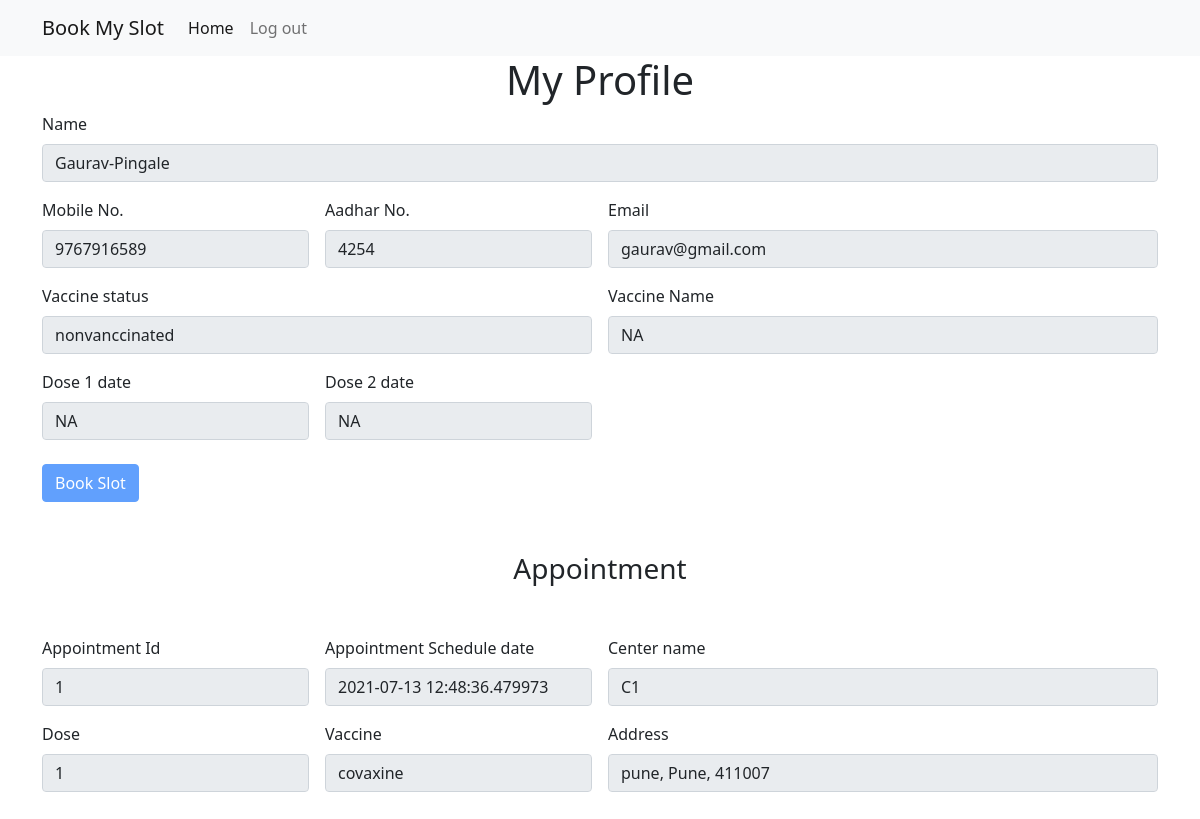
Before: /user_home (signed in) with the older database file.
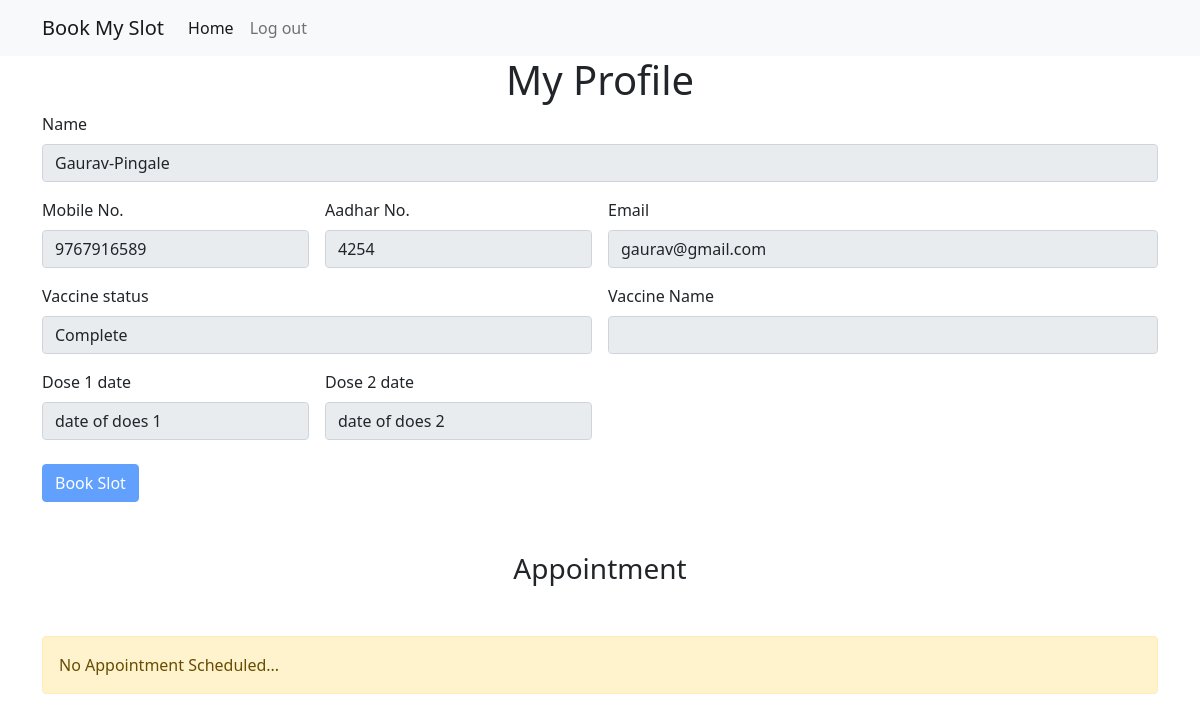
After: the same page with the newer database file.
### models.py (models this page shows)
class Bookings(db.Model):
    __tablename__= 'bookings'
    booking_id=db.Column(db.Integer, primary_key=True)
    user_id=db.Column(db.Integer,db.ForeignKey('users.id'))
    center_id=db.Column(db.Integer,db.ForeignKey('centers.center_id'))
    booking_date=db.Column(db.DateTime, default=datetime.datetime.utcnow())
    appointment_date=db.Column(db.DateTime, default=datetime.datetime.utcnow())

class Center(db.Model):
    __tablename__= 'centers'
    center_id=db.Column(db.Integer, primary_key=True)
    center_name=db.Column(db.String(100), nullable=False)
    city=db.Column(db.String(100), nullable=False)
    district=db.Column(db.String(100), nullable=False)
    pin_code=db.Column(db.String(100), nullable=False)
    capacity=db.Column(db.String(100),nullable=False)
    allocated_slots=db.Column(db.Integer, nullable=False)
    available_slots=db.Column(db.Integer, nullable=False)
    vaccine_type=db.Column(db.String(100),nullable=False)
    type=db.Column(db.String, nullable=False)

### routes.py (the view)
@app.route("/user_home")
@login_required
def user_home():
    user_profile_data = get_user_data(current_user.id)
    print("user_profile_data")
    print(user_profile_data)
    center_data={}
    user_appo_data=get_user_appo(current_user.id)
    if user_appo_data:
        center_data = get_center(user_appo_data['center_id'])
    msg = session.get("msg")
    session["msg"]=None
    return render_template('user_home.html',user_profile_data=user_profile_data,user_appo_data=user_appo_data,center_data=center_data,msg=msg)

### auth.py (called while the page is built)
@login_manager.user_loader
def load_user(user_id):
    user=session.get('user_cat')
    if user == "Staff":
        print("***************************************************")
        return Staff.query.get(user_id)
    else:
        return User.query.get(user_id)

### models.py (called while the page is built)
def get_user_data(user_id):
    result = User.query.get(user_id)
    user = user_schema.dump(result)
    return user

def get_user_appo(user_id):
    result = Bookings.query.filter_by(user_id=user_id).first()
    appo_data = booking_schema.dump(result)
    print("appo_data")
    print(appo_data)
    return appo_data

def get_center(center_id):
    result = Center.query.get(center_id)
    center = center_schema.dump(result)
    return center

### templates/user_home.html (shortened to what the changed rows need)
{% extends 'base.html' %}
{% block body %}
<div class="container profile-container">
    <h1 class="center-text">My Profile</h1>
    <form class="row g-3 " >
            {% set name = user_profile_data.first_name ~'-'~ user_profile_data.last_name%}
        <div class="col-md-6">
          <label for="vacc_status" class="form-label">Vaccine status</label>
          {% if user_profile_data.dose==0 %}
          {% set status = 'nonvanccinated' %}
          {% set vaccine_type = 'NA' %}
          {% set dose1 = 'NA' %}
          {% set dose2 = 'NA' %}
          {% elif user_profile_data.dose==1 %}
          {% set status = 'Partial' %}
          {% set vaccine_type = "v1" %}
          {% set dose1 = 'date of does 1' %}
          {% set dose2 = 'NA' %}
          {% else %}
          {% set status = 'Complete' %}
          {% set dose1 = 'date of does 1' %}
          {% set dose2 = 'date of does 2' %}
          {% endif %}
          <input type="text" class="form-control" id="vacc_status" value={{status}} disabled>
        </div>
        <div class="col-md-6">
            <label for="vacc_name" class="form-label">Vaccine Name</label>
            <input type="text" class="form-control" id="vacc_status" value="{{vaccine_type}}" disabled>
        </div>
        <div class="col-md-3">
            <label for="dose1" class="form-label">Dose 1 date</label>
            <input type="text" class="form-control" id="dose1" value="{{dose1}}" disabled>
        </div>
        <div class="col-md-3">
            <label for="dose2" class="form-label">Dose 2 date</label>
            <input type="text" class="form-control" id="dose2" value="{{dose2}}" disabled>
        </div>
      </form>
        {% if user_appo_data|length > 0 or user_profile_data.dose >= 2  %}
        {% set book_btn= 'disabled' %}
        {% else %}
        {% set book_btn=false %}
        {% endif %}
</div>
<div class="container appointment-container">
    <h3 class="center-text">Appointment</h3>
    {% if user_appo_data|length == 0 %}
    <div class="alert alert-warning" role="alert">
        No Appointment Scheduled...
      </div>
    {% else %}
    <form class="row g-3 " >
        <div class="col-md-3">
            <label for="appo_id" class="form-label">Appointment Id</label>
            <input type="text" class="form-control" id="appo_id" name="appo_id" value="{{user_appo_data.booking_id}}" disabled>
        </div>
        <div class="col-md-3">
            <label for="appo_date" class="form-label">Appointment Schedule date</label>
            <input type="text" class="form-control" id="appo_date" value="{{user_appo_data.appointment_date}}" disabled>
        </div>
        <div class="col-md-6">
            <label for="center_name" class="form-label">Center name</label>
            <input type="text" class="form-control" id="center_name" value="{{center_data.center_name}}" disabled>
        </div>
        <div class="col-md-3">
            <label for="dose" class="form-label">Dose</label>
            {% set dose = user_profile_data.dose+1 %}
            <input type="text" class="form-control" id="dose1" value="{{dose}}" disabled>
        </div>
        <div class="col-md-3">
            <label for="vaccine" class="form-label">Vaccine</label>
            <input type="text" class="form-control" id="vaccine" value="{{center_data.vaccine_type}}" disabled>
        </div>
        <div class="col-md-6">
          <label for="center_address" class="form-label">Address</label>
          {% set address = center_data.city~", "~center_data.district~", "~center_data.pin_code %}
          <input type="text" class="form-control" id="center_address" value="{{address}}" disabled>
        </div>
      </form>
      {% endif %}
</div>
{% endblock body %}

Changed rows visible on the page:
removed Bookings: appointment_date "2021-07-13 12:48:36.479973"
no longer on this page (row edited): Center: center_name "C1", vaccine_type "covaxine"
Other visible differences:
form field status: "nonvanccinated" → "Complete"
form field value: "NA" → (not shown)
form field dose1: "NA" → "date of does 1"
form field dose2: "NA" → "date of does 2"
form field appo_id: "1" → (not shown)
form field dose: "1" → (not shown)
form field address: "pune, Pune, 411007" → (not shown)
text no longer shown: "Appointment Id Appointment Schedule date Center name Dose Vaccine Address"
text now shown: "No Appointment Scheduled..."
